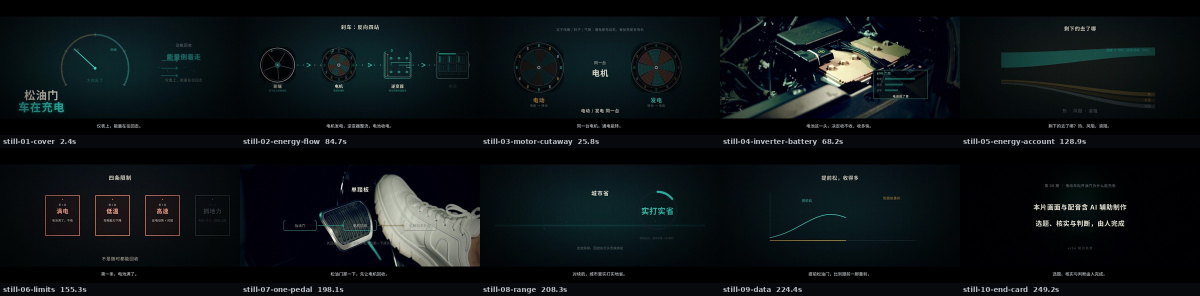
#> input picture 视频制作/ep08-regen/delivery/contact-sheet.jpg, 2400 x 592 px (shown at 1/2 size); its folder holds only this picture in this run
$ python -i ep08viz.py   (imports and definitions only)
#> lines starting #> are read from the running program, lines starting #| are printed output that depends on the picture
#!/usr/bin/env python3
# -*- coding: utf-8 -*-
"""
第 08 期《电动车松开油门为什么能充电》视觉库
==================================================
横屏 1920×1080 / 24fps / 2.35:1 遮幅（上下各 132px 黑边由 finalize 统一加）。

设计语言（延续「vibe 知识共赏」系列）：
- 影调：冷灰底 #0e1216 / 纸白 #e9e4d8 / 能量青 #2fd3c5（回收、电）/
  动力琥珀 #d9a441（输出、损耗）/ 批注红 #b3392e（危险、限制）；
- 数据层是「压在实拍上的光」：细线 + 柔辉光 + 等宽数字刻度，不做灰底图表卡；
- 原理必须由真实拓扑与数学生成：可逆能量通道、电机定子/转子三相绕组、
  逆变器三桥臂、电池模组串并、Sankey 宽度 = 能量值；
- 一屏一个第一视觉重点；全片统一颗粒、暗角、调色；字幕在 2.35 遮幅下黑边内。

本模块 = 可复用图元（cv2 矢量 + PIL 文字 + numpy 后期）+ 本期模型层
（能量通道 / 电机 / 逆变器 / 电池 / 能量账 / 功率表 / 单踏板），
scenes_pil.py 与 overlays.py 共用同一套坐标系，保证同一物体跨镜连续。
"""
import math
import os

import cv2
import numpy as np

# [4 lines not run here, left out]
from PIL import Image, ImageDraw, ImageFilter, ImageFont

W, H, FPS = 1920, 1080, 24
BAR = 132                       # 2.35:1：1080 - 2*132 = 816; 1920/816 ≈ 2.353
SAFE_T, SAFE_B = BAR, H - BAR   # 内容安全区（数据层不进黑边）

ROOT = os.path.dirname(os.path.abspath(__file__))

# ---------------------------------------------------------------- fonts
F_SERIF = "/usr/share/fonts/opentype/noto/NotoSerifCJK-Bold.ttc"
F_SERIF_R = "/usr/share/fonts/opentype/noto/NotoSerifCJK-Regular.ttc"
F_SANS = "/usr/share/fonts/opentype/noto/NotoSansCJK-Bold.ttc"
F_SANS_R = "/usr/share/fonts/opentype/noto/NotoSansCJK-Regular.ttc"
F_MONO = "/usr/share/fonts/truetype/dejavu/DejaVuSansMono-Bold.ttf"

# ---------------------------------------------------------------- palette（PLAN §1）
INK = (14, 18, 22)              # #0e1216
INK2 = (23, 30, 36)
BONE = (233, 228, 216)          # #e9e4d8 纸白
WHITE = (248, 246, 240)
MUTED = (140, 156, 166)
DIM = (80, 96, 106)
LINE = (46, 60, 70)
TEAL = (47, 211, 197)           # #2fd3c5 回收 / 电
TEAL_D = (16, 86, 84)
TEAL_P = (158, 238, 229)
AMBER = (217, 164, 65)          # #d9a441 输出 / 损耗
AMBER_D = (104, 74, 24)
GOLD = (238, 198, 112)
EMBER = (179, 57, 46)           # #b3392e 危险 / 限制
EMBER_P = (224, 116, 96)
ICE = (168, 208, 224)
STEEL = (154, 172, 182)         # 结构金属
GRID = (44, 58, 68)


def c8(c):
    return tuple(int(max(0, min(255, v))) for v in c)


def ease_out_cubic(t):
    t = max(0.0, min(1.0, t))
    return 1 - (1 - t) ** 3


def ease_in_cubic(t):
    t = max(0.0, min(1.0, t))
    return t ** 3


def ease_in_out(t):
    t = max(0.0, min(1.0, t))
    return 0.5 - 0.5 * math.cos(math.pi * t)


# [8 lines left out: function smoothstep, not called in this run]


def clamp(x, a=0.0, b=1.0):
    return a if x < a else (b if x > b else x)


def lerp(a, b, t):
    return a + (b - a) * t


# [12 lines left out: functions window, damped_osc, not called in this run]


# ================================================================ ep08 model layer
# 可逆能量通道 / 电机剖面 / 逆变器 / 电池 / 能量账 / 功率表 —— 全片共用同一坐标系。
# 所有能量数字从 facts.json 注入（本模块只负责画，不写死数字）。

# ---------------------------------------------------------------- 可逆能量通道
# 电池 — 逆变器 — 电机 — 车轮；放电（左→右）为动力琥珀，回收（右→左）为能量青。
CHAIN = [
    {"key": "battery",  "label": "电池",   "sub": "BATTERY PACK",  "x": 322.0, "y": 560.0},
    {"key": "inverter", "label": "逆变器", "sub": "INVERTER",      "x": 806.0, "y": 560.0},
    {"key": "motor",    "label": "电机",   "sub": "MOTOR / GEN",   "x": 1245.0, "y": 560.0},
    {"key": "wheel",    "label": "车轮",   "sub": "WHEEL",         "x": 1688.0, "y": 560.0},
]
CHAIN_Y = 560.0


# [11 lines left out: function chain_segments, not called in this run]


def chain_nodes():
    return [dict(n) for n in CHAIN]


def polar(cx, cy, r, deg):
    a = math.radians(deg)
    return (cx + r * math.cos(a), cy + r * math.sin(a))


# [314 lines left out: functions _rounded_rect_pts, draw_battery_pack, draw_inverter, draw_motor, draw_wheel, draw_energy_chain and 5 more, not called in this run]


def curve_pts(fn, x0, x1, n=160):
    xs = np.linspace(x0, x1, n)
    return np.stack([xs, fn(xs)], 1).astype(np.float32)


# [14 lines left out: function car_side, not called in this run]
# ---------------------------------------------------------------- 底 / 版式
_BG_CACHE = {}


# [75 lines left out: functions bg_frame, ribbon_glow, leader_label, chip, draw_chip, not called in this run]


# ---------------------------------------------------------------- text
_TEX = {}


# [7 lines left out: function _font, not called in this run]


_GLYPH_MISS = {}


def _has_cjk(s):
    return any("\u4e00" <= ch <= "\u9fff" for ch in s)


# [86 lines left out: functions _glyph_missing, safe_font, audit_glyphs, font_covers, text_tex, not called in this run]


def text_size(s, size, font=F_SERIF, stroke=0, track=0.0):
    im = text_tex(s, size, BONE, font, stroke, track=track)
    return im.size


_ANCHOR = {"mm": (0.5, 0.5), "lm": (0.0, 0.5), "rm": (1.0, 0.5),
           "mt": (0.5, 0.0), "mb": (0.5, 1.0), "lt": (0.0, 0.0),
           "rt": (1.0, 0.0), "lb": (0.0, 1.0), "rb": (1.0, 1.0)}


# [42 lines left out: function draw_text, not called in this run]


# ---------------------------------------------------------------- painter
class Painter:
    """RGB 画布 + 按颜色累积的矢量笔画（cv2 AA），flush 时统一上色+柔光。

    stroke 参数：
      pts     (N,2) 屏幕坐标
      color   颜色（key）
      width   线宽（px）
      alpha   不透明度 0..1
      glow    柔光辉光半径（px，0 关闭）
      glow_a  辉光强度
    先调若干 stroke/dot/poly，再 flush()。多次 flush 会清空累积。
    """

    # [53 lines left out: functions __init__, _m, stroke, dot, not called in this run]

    def rect(self, xy0, xy1, color, alpha=1.0, width=2, glow=0, glow_a=0.5):
        pts = [(xy0[0], xy0[1]), (xy1[0], xy0[1]), (xy1[0], xy1[1]), (xy0[0], xy1[1])]
        return self.stroke(pts, color, width, alpha, glow, glow_a, closed=True)

    # [112 lines left out: functions fill_poly, fill_circle, fill_rect, dark_circle, halo, flush and 1 more, not called in this run]

    def clip(self):
        np.clip(self.rgb, 0.0, 1.0, out=self.rgb)
        return self

    # [20 lines left out: functions bloom, vignette, grain, not called in this run]

    def to_image(self):
        self.clip()
        return Image.fromarray((self.rgb * 255).astype(np.uint8))


_VIG = None


# [9 lines left out: function _vignette, not called in this run]


# ---------------------------------------------------------------- backgrounds
_IMGCACHE = {}


def load_plate(path, max_w=3840):
    """加载并缓存底片（一次缩放到 3840 宽，供慢推/漂移用）。"""
#> called with path = 'delivery/contact-sheet.jpg', max_w = 3840
    key = (path, max_w)
    im = _IMGCACHE.get(key)
    if im is None:
        im = Image.open(path).convert("RGB")
#> im is the input picture: PIL image 2400x592 RGB; mean R, G, B 12.7, 18.3, 20.7
        if im.width > max_w:
            im = im.resize((max_w, int(round(im.height * max_w / im.width))), Image.LANCZOS)
        arr = np.asarray(im, dtype=np.float32) / 255.0
        _IMGCACHE[key] = arr
        im = arr
    return im


def plate_frame(path, zoom=1.0, cx=0.5, cy=0.5, dark=0.42, tint=(0.72, 0.86, 1.0),
                blur=0.0, sat=0.9):
    """从底片裁出 1920×1080 帧：zoom≥1，cx/cy 为 0..1 取景中心。返回 float32 RGB。"""
    src = load_plate(path)
    sh, sw = src.shape[:2]
#> sh = 592; sw = 2400
    zoom = max(1.0, zoom)
    cw, ch = int(sw / zoom), int(sh / zoom)
#> cw = 2400; ch = 592
    x0 = int(np.clip(cx * sw - cw / 2, 0, sw - cw))
#> x0 = 0
    y0 = int(np.clip(cy * sh - ch / 2, 0, sh - ch))
#> y0 = 0
    crop = src[y0:y0 + ch, x0:x0 + cw]
    interp = cv2.INTER_AREA if crop.shape[0] > H else cv2.INTER_LINEAR
#> interp = 1
    out = cv2.resize(crop, (W, H), interpolation=interp)
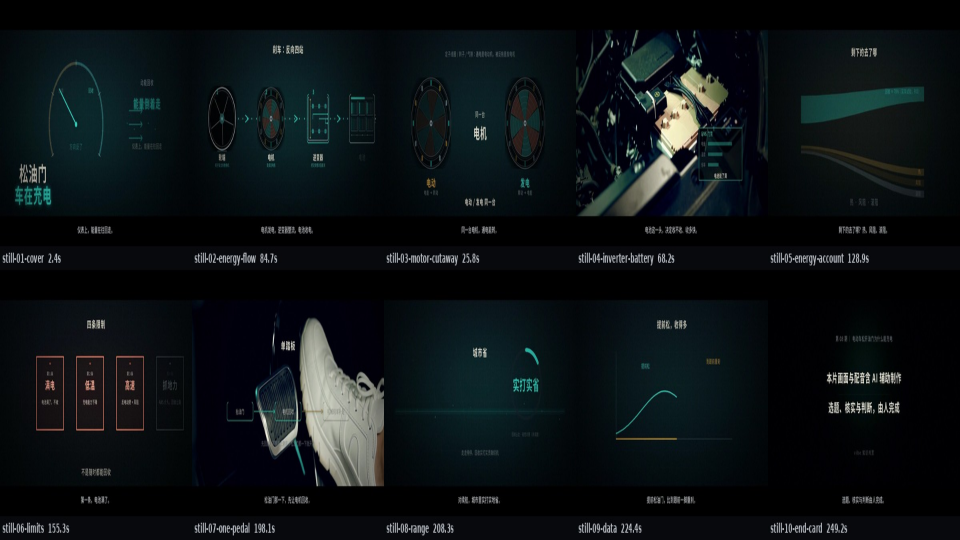
#> out: shape (1080, 1920, 3) float32 (shown at 1/2 size); mean R, G, B 0.0497, 0.0716, 0.0812
    if blur > 0.3:
        out = cv2.GaussianBlur(out, (0, 0), blur)
    out = out * np.array(tint, np.float32)[None, None, :]
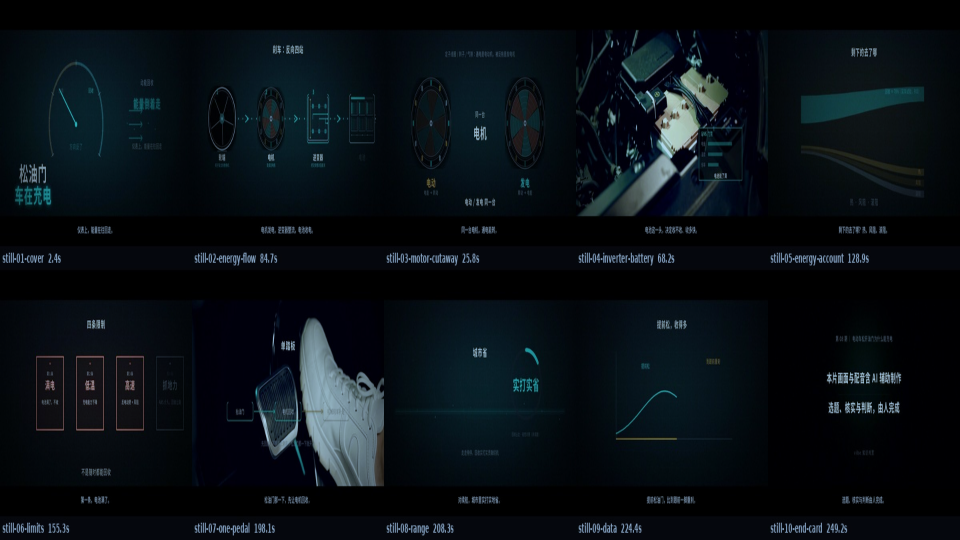
#> out: shape (1080, 1920, 3) float32 (shown at 1/2 size); mean R, G, B 0.0358, 0.0615, 0.0812
    out = out * (1 - dark) + np.array(INK, np.float32) / 255.0 * dark
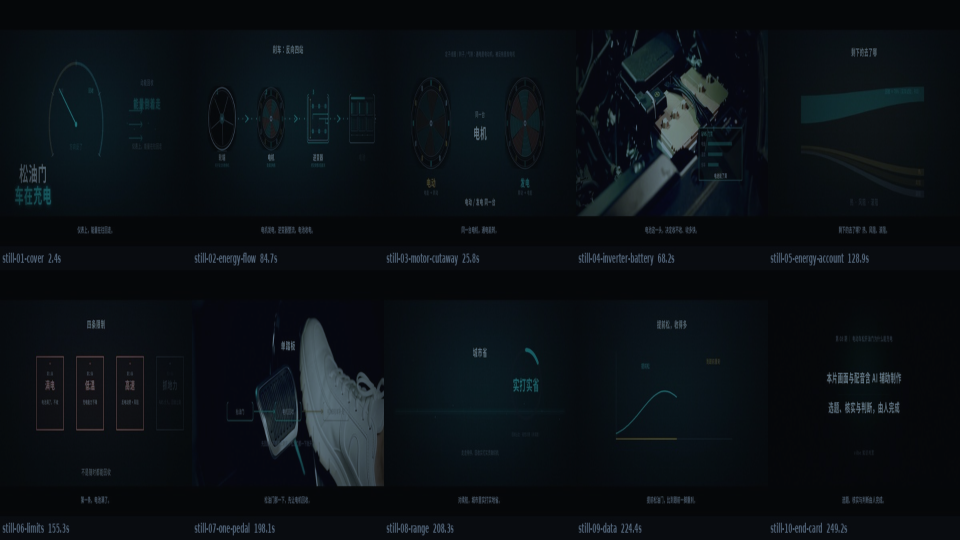
#> out: shape (1080, 1920, 3) float32 (shown at 1/2 size); mean R, G, B 0.0439, 0.0657, 0.0832
    gray = cv2.cvtColor(out, cv2.COLOR_RGB2GRAY)[..., None]
    out = out * sat + gray * (1 - sat)
    return out


# [56 lines left out: functions video_plate_frame, invert_plate, dashed, glow_curve, curve_points, not called in this run]


class OverlayPainter:
    """RGBA 透明层画布（叠加在实拍 B-roll 上的数据层 / 花字）。

    性能：等所有 stroke/dot/bar/text 累积到按颜色的 uint8 mask，image() 时一次性
    合成（每帧只做少量全画幅 float 运算），比逐图元合成快 5—10 倍。
    """

    # [49 lines left out: functions __init__, _m, _g, stroke, dot, not called in this run]

    def rect(self, xy0, xy1, color, alpha=1.0, width=2, glow=0, glow_a=0.5):
        pts = [(xy0[0], xy0[1]), (xy1[0], xy0[1]), (xy1[0], xy1[1]), (xy0[0], xy1[1])]
        return self.stroke(pts, color, width, alpha, glow, glow_a, closed=True)

    # [102 lines left out: functions bar, glow, text, image, color_grade, soft_light_top, not called in this run]

>>> result = plate_frame('delivery/contact-sheet.jpg')
